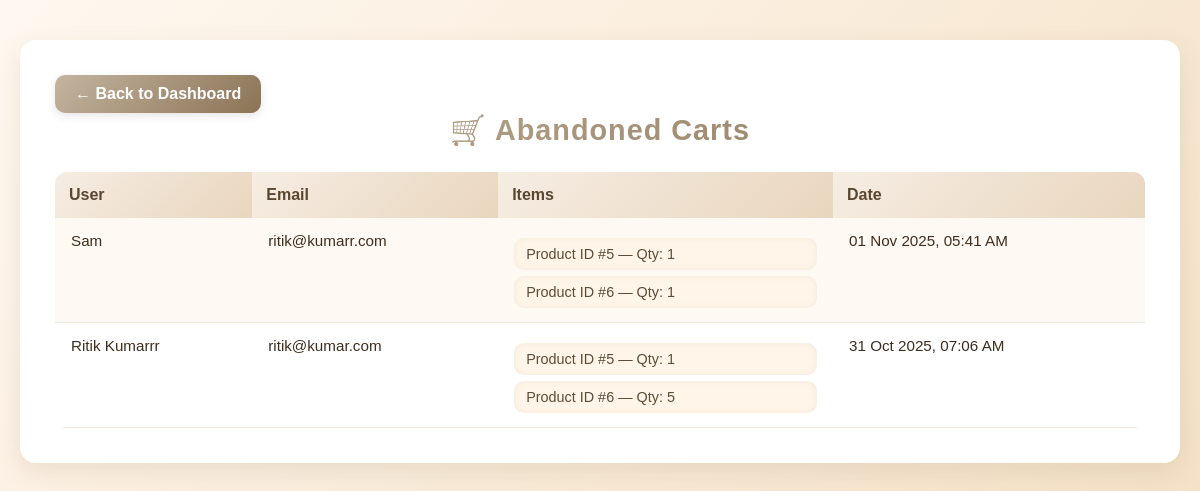
The page /admin/abandoned_carts.php (signed in) on the database its author committed.
### tables this page shows
CREATE TABLE `abandoned_carts` (
  `id` int(11) NOT NULL,
  `user_id` int(11) DEFAULT NULL,
  `cart_data` text DEFAULT NULL,
  `notified` tinyint(1) DEFAULT 0,
  `created_at` timestamp NOT NULL DEFAULT current_timestamp()
);

CREATE TABLE `users` (
  `id` int(11) NOT NULL,
  `name` varchar(100) NOT NULL,
  `email` varchar(100) NOT NULL,
  `password` varchar(255) NOT NULL,
  `address` text DEFAULT NULL,
  `phone` varchar(15) DEFAULT NULL,
  `created_at` timestamp NOT NULL DEFAULT current_timestamp()
);

### admin/abandoned_carts.php (the view, shortened to what this page needs)
<?php
require_once __DIR__ . '/../includes/db.php';
$sql = "
  SELECT a.*, u.name, u.email
  FROM abandoned_carts a
  JOIN users u ON a.user_id = u.id
  ORDER BY a.created_at DESC
";
$res = $conn->query($sql);
?>
<!DOCTYPE html>
<html lang="en">
<head>
</head>
<body>
  <div class="container">
    <a href="index.php" class="back-btn">← Back to Dashboard</a>
    <h2>🛒 Abandoned Carts</h2>
    <?php if ($res->num_rows > 0): ?>
    <table>
      <tr>
        <th>User</th>
        <th>Email</th>
        <th>Items</th>
        <th>Date</th>
      </tr>
      <?php while ($row = $res->fetch_assoc()):
        $cart = json_decode($row['cart_data'], true);
      ?>
      <tr>
        <td><?= htmlspecialchars($row['name']) ?></td>
        <td><?= htmlspecialchars($row['email']) ?></td>
        <td>
          <?php if (!empty($cart)): ?>
            <?php foreach ($cart as $pid => $qty): ?>
              <div class="cart-details">Product ID #<?= $pid ?> — Qty: <?= $qty ?></div>
            <?php endforeach; ?>
          <?php else: ?>
            <em>No items recorded</em>
          <?php endif; ?>
        </td>
        <td><?= date("d M Y, h:i A", strtotime($row['created_at'])) ?></td>
      </tr>
      <?php endwhile; ?>
    </table>
    <?php else: ?>
      <p style="text-align:center;">✅ No abandoned carts found.</p>
    <?php endif; ?>
  </div>
</body>
</html>

### admin/abandoned_carts.php (style rules this page uses)
body { font-family: 'Poppins', sans-serif; background: linear-gradient(135deg, #FFF8F0, #F4E1C6); color: #4B3D2A; margin: 0; padding: 40px 20px; }
.container { max-width: 1100px; margin: 0 auto; background: #FFFFFF; border-radius: 16px; box-shadow: 0 8px 25px rgba(139, 115, 85, 0.15); padding: 35px; animation: fadeIn 0.6s ease-in-out; }
h2 { text-align: center; font-size: 1.8rem; background: linear-gradient(135deg, #C4B5A0, #8B7355); -webkit-background-clip: text; -webkit-text-fill-color: transparent; font-weight: 700; margin-top: 0; margin-bottom: 25px; letter-spacing: 1px; }
.back-btn { display: inline-block; background: linear-gradient(135deg, #C4B5A0, #8B7355); color: #fff; padding: 10px 20px; border-radius: 10px; text-decoration: none; font-weight: 600; transition: all 0.3s ease; box-shadow: 0 3px 10px rgba(0,0,0,0.1); }
table { width: 100%; border-collapse: collapse; margin-top: 20px; border-radius: 12px; overflow: hidden; }
th { background: linear-gradient(135deg, #F6EDE3, #E9D6BE); color: #5A4731; padding: 14px; font-size: 1rem; text-align: left; }
td { padding: 14px 16px; font-size: 0.95rem; color: #3E2E1F; border-bottom: 1px solid #F1E6D8; vertical-align: top; }
tr:nth-child(even) { background-color: #FFF9F3; }
.cart-details { font-size: 0.9rem; color: #5C4C38; background: #FFF6E9; border-radius: 10px; padding: 8px 12px; margin-top: 6px; box-shadow: inset 0 0 6px rgba(196, 181, 160, 0.2); }

### rows shown on the page
abandoned_carts: user.name "Sam", user.email "ritik@kumarr.com", pid "5", cart_data "1", pid "6", created_at "01 Nov 2025, 05:41 AM"
abandoned_carts: user.name "Ritik Kumarrr", user.email "ritik@kumar.com", pid "5", cart_data "1", pid "6", cart_data "5", created_at "31 Oct 2025, 07:06 AM"
